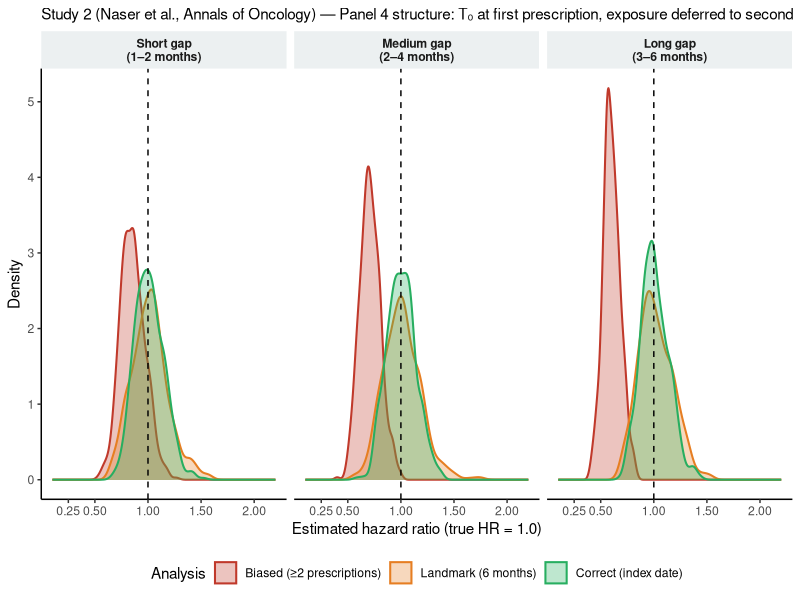

Generate this figure with R:
## ---- chunk 1
library(survival)
library(ggplot2)
library(dplyr)
library(tidyr)

set.seed(2026)

n             <- 5000
n_sim         <- 500
lambda_cancer <- -log(0.97) / 12   # ~3% annual cancer incidence
max_fu        <- 24                 # 2-year maximum follow-up (months)

gap_scenarios <- list(
  "Short gap\n(1–2 months)"  = list(lo = 1, hi = 2),
  "Medium gap\n(2–4 months)" = list(lo = 2, hi = 4),
  "Long gap\n(3–6 months)"   = list(lo = 3, hi = 6)
)

cols <- c(
  "Biased (≥2 prescriptions)" = "#C0392B",
  "Landmark (6 months)"       = "#E67E22",
  "Correct (index date)"      = "#27AE60"
)

results_list <- lapply(seq_along(gap_scenarios), function(k) {
  sc   <- gap_scenarios[[k]]
  name <- names(gap_scenarios)[k]
  mat  <- matrix(NA_real_, nrow = n_sim, ncol = 3,
                 dimnames = list(NULL, c("biased", "landmark", "correct")))
  for (i in seq_len(n_sim)) {
    t_cancer <- rexp(n, rate = lambda_cancer)
    glp1     <- rep(c(TRUE, FALSE), each = n / 2)
    rx2_gap  <- ifelse(glp1, runif(n, sc$lo, sc$hi), NA_real_)
    t_cens   <- runif(n, max_fu * 0.5, max_fu)
    t_obs    <- pmin(t_cancer, t_cens)
    event    <- as.integer(t_cancer <= t_cens)

    # Biased: exposed only if survived cancer-free to Rx2
    exposed_b <- glp1 & (!event | t_cancer > rx2_gap)
    df_b <- data.frame(time = t_obs, event = event, exp = as.integer(exposed_b))
    mat[i, "biased"] <- tryCatch(
      exp(coef(coxph(Surv(time, event) ~ exp, data = df_b))),
      error = function(e) NA_real_)

    # Landmark at 6 months
    df_l <- df_b[df_b$time > 6, ]; df_l$time <- df_l$time - 6
    if (nrow(df_l) > 20)
      mat[i, "landmark"] <- tryCatch(
        exp(coef(coxph(Surv(time, event) ~ exp, data = df_l))),
        error = function(e) NA_real_)

    # Correct: exposure at time zero (first prescription)
    df_c <- data.frame(time = t_obs, event = event, exp = as.integer(glp1))
    mat[i, "correct"] <- tryCatch(
      exp(coef(coxph(Surv(time, event) ~ exp, data = df_c))),
      error = function(e) NA_real_)
  }
  as.data.frame(mat) %>% mutate(scenario = name)
})

all_res <- bind_rows(results_list) %>%
  pivot_longer(c(biased, landmark, correct), names_to = "analysis", values_to = "hr") %>%
  filter(!is.na(hr)) %>%
  mutate(
    analysis = factor(analysis,
      levels = c("biased", "landmark", "correct"),
      labels = c("Biased (≥2 prescriptions)", "Landmark (6 months)", "Correct (index date)")),
    scenario = factor(scenario, levels = names(gap_scenarios))
  )

# Summary table
all_res %>%
  group_by(scenario, analysis) %>%
  summarise(median_hr = round(median(hr), 2),
            p2_5      = round(quantile(hr, 0.025), 2),
            p97_5     = round(quantile(hr, 0.975), 2),
            .groups   = "drop") %>%
  knitr::kable(col.names = c("Rx1→Rx2 gap", "Analysis", "Median HR",
                              "2.5th percentile", "97.5th percentile"),
               caption = "Simulation results: true HR = 1.0 by construction. Reported overall HR in Naser et al.: 0.59.")
## ---- chunk 2
ggplot(all_res, aes(x = hr, fill = analysis, colour = analysis)) +
  geom_density(alpha = 0.30, linewidth = 0.7) +
  geom_vline(xintercept = 1.0, linetype = "dashed", colour = "black") +
  scale_fill_manual(values = cols) +
  scale_colour_manual(values = cols) +
  scale_x_continuous(limits = c(0.1, 2.2),
                     breaks = c(0.25, 0.5, 1.0, 1.5, 2.0)) +
  facet_wrap(~ scenario, ncol = 3) +
  labs(x = "Estimated hazard ratio (true HR = 1.0)", y = "Density",
       fill = "Analysis", colour = "Analysis",
       subtitle = "Study 2 (Naser et al., Annals of Oncology) — Panel 4 structure: T₀ at first prescription, exposure deferred to second") +
  theme_classic(base_size = 11) +
  theme(legend.position = "bottom",
        strip.background = element_rect(fill = "#ECF0F1", colour = NA),
        strip.text = element_text(face = "bold"))
